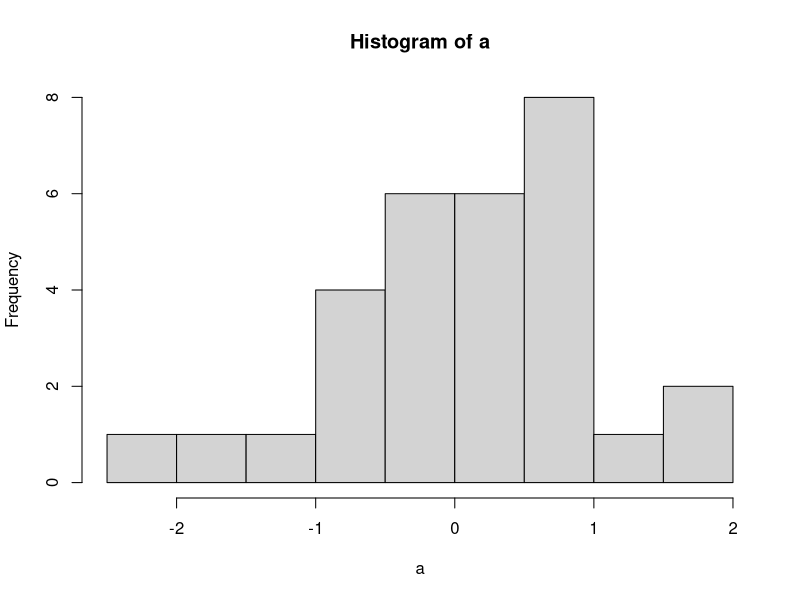
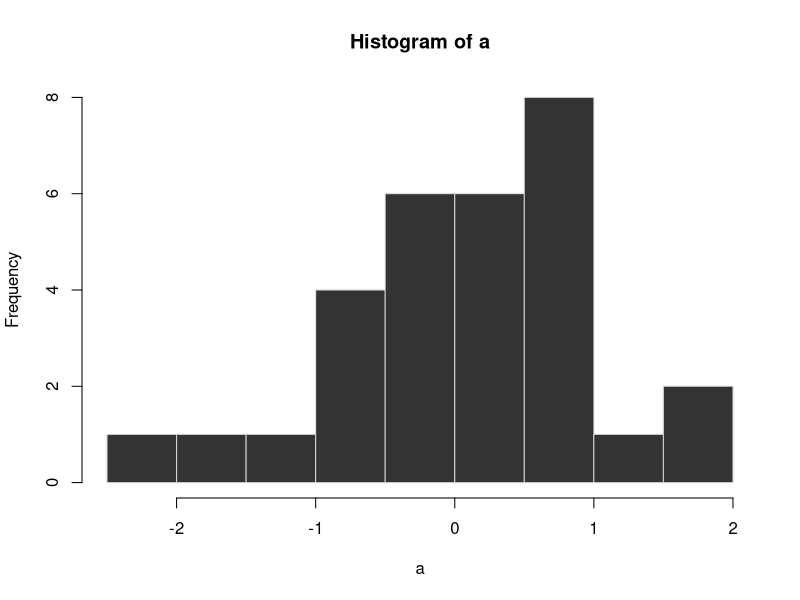
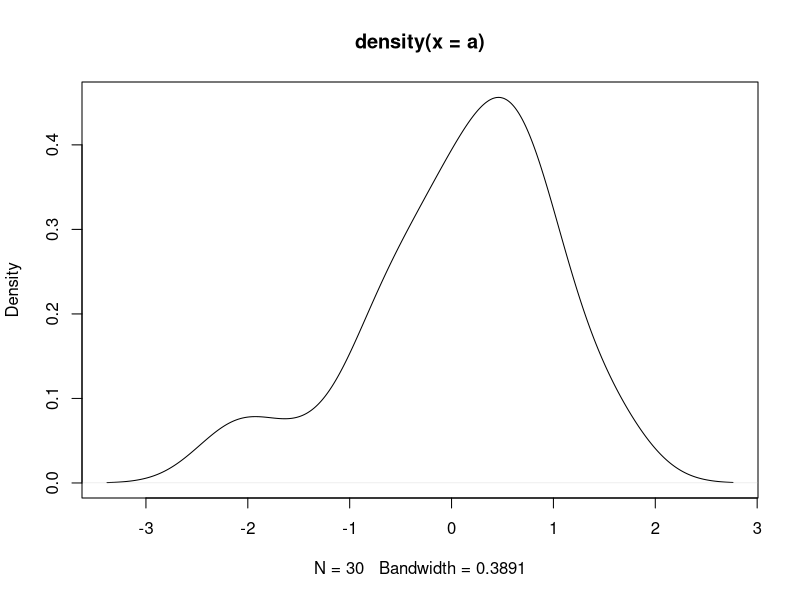
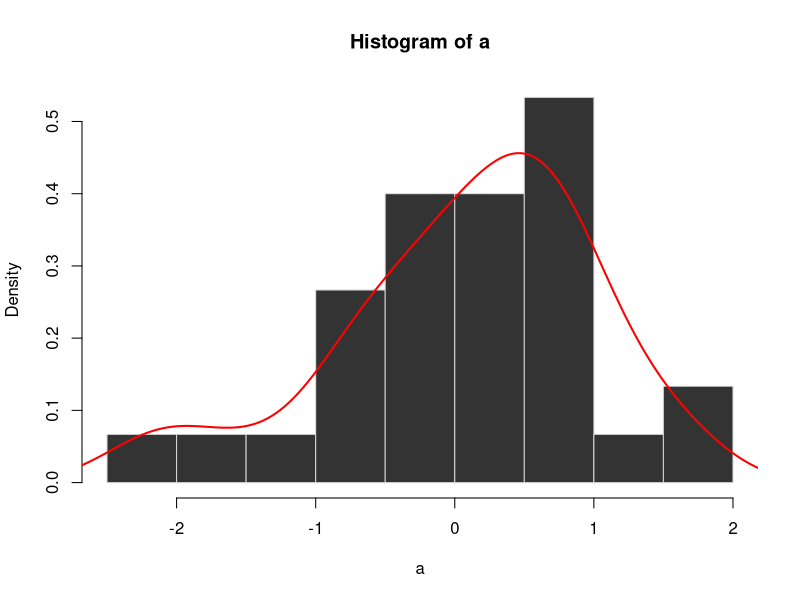

Source code (R) for these figures, in order:
# Plots as data summary

# While we can use tables and statistics to summarize data, it is often use to visually summarize data.
# This script describes how to produce some common summary plots.


# Histogram
# The simplest plot is a histogram, which shows the frequencies of different values in a distribution.
# Drawing a basic histogram in R is easy.
# First, let's generate a random vector:
set.seed(1)
a <- rnorm(30)
# Then we can draw a histogram of the data:
hist(a)
# This isn't the most attractive plot, though, and we can easily make it look different:
hist(a,col='gray20',border='lightgray')


# Density plot
# Another approach to summarizing the distribution of a variable is a density plot.
# This visualization is basically a "smoothed" histogram and it's easy to plot, too.
plot(density(a))

# Clearly, the two plots give us similar information. We can even overlay them.
# Doing so requires a few modifications to our code, though.
hist(a, freq=FALSE, col='gray20',border='lightgray')
lines(density(a), col='red', lwd=2)



# Barplot



# Scatterplot

